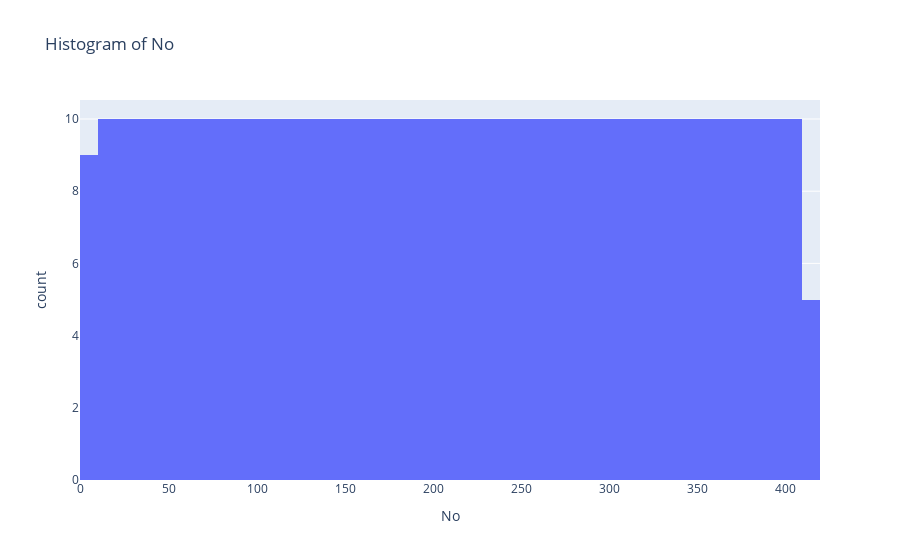
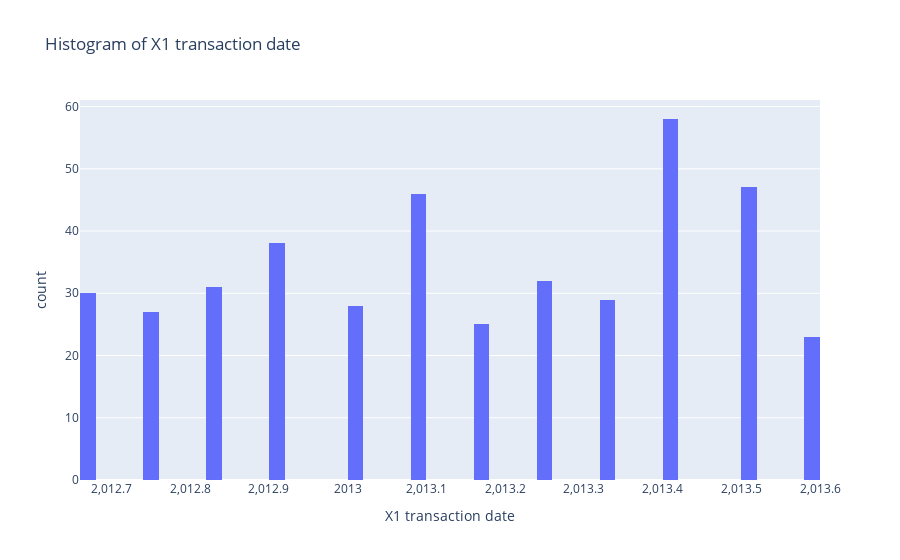
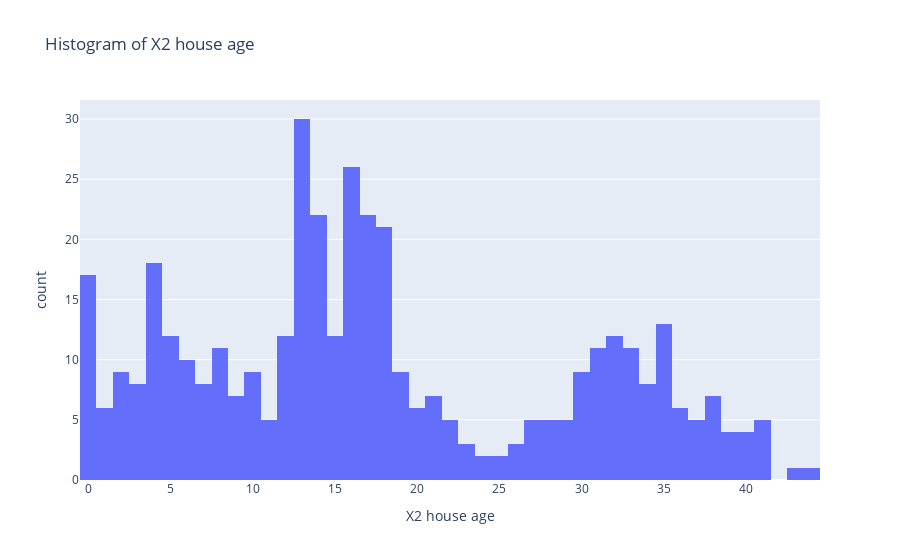
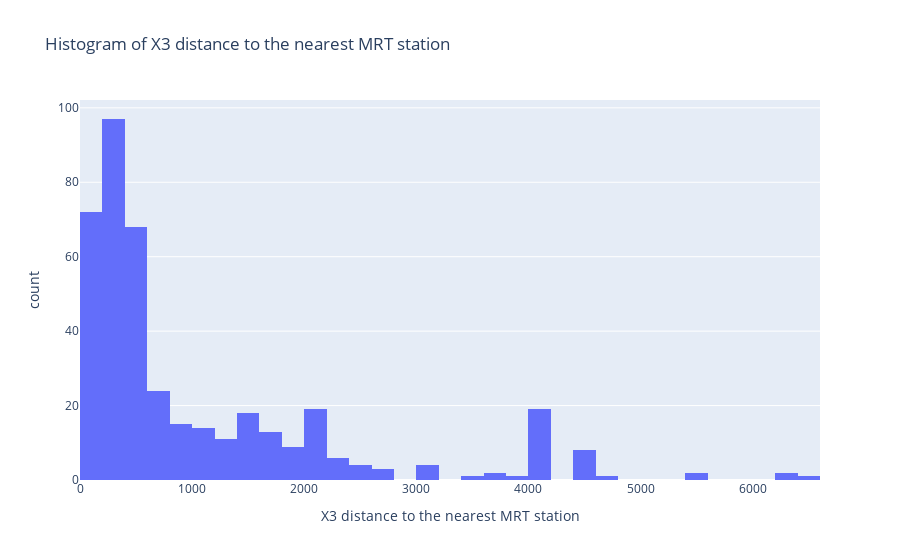

These figures' notebook cell, in order:
### Code cell
import plotly.express as px

# Loop through each column in the DataFrame
for column in df.columns:
    fig = px.histogram(df, x=column, nbins=50, title=f'Histogram of {column}')
    fig.show()

### Figure 1 — Plotly figure (JSON) as saved in the notebook; plotly's stock layout.template omitted (floating-point values rounded to 4 significant figures; data arrays with more than 128 entries replaced by an {"elided": "..."} marker saying what was removed)
{"data": [{"alignmentgroup": "True", "bingroup": "x", "hovertemplate": "No=%{x}<br>count=%{y}<extra></extra>", "legendgroup": "", "marker": {"color": "#636efa", "pattern": {"shape": ""}}, "name": "", "nbinsx": 50, "offsetgroup": "", "orientation": "v", "showlegend": false, "type": "histogram", "x": {"elided": "414 int values"}, "xaxis": "x", "yaxis": "y"}], "layout": {"autosize": true, "barmode": "relative", "legend": {"tracegroupgap": 0}, "title": {"text": "Histogram of No"}, "xaxis": {"anchor": "y", "autorange": true, "domain": [0, 1], "range": [-0.5, 419.5], "title": {"text": "No"}, "type": "linear"}, "yaxis": {"anchor": "x", "autorange": true, "domain": [0, 1], "range": [0, 10.53], "title": {"text": "count"}}}}

### Figure 2 — Plotly figure (JSON) as saved in the notebook; plotly's stock layout.template omitted (floating-point values rounded to 4 significant figures; data arrays with more than 128 entries replaced by an {"elided": "..."} marker saying what was removed)
{"data": [{"alignmentgroup": "True", "bingroup": "x", "hovertemplate": "X1 transaction date=%{x}<br>count=%{y}<extra></extra>", "legendgroup": "", "marker": {"color": "#636efa", "pattern": {"shape": ""}}, "name": "", "nbinsx": 50, "offsetgroup": "", "orientation": "v", "showlegend": false, "type": "histogram", "x": {"elided": "414 float values"}, "xaxis": "x", "yaxis": "y"}], "layout": {"autosize": true, "barmode": "relative", "legend": {"tracegroupgap": 0}, "title": {"text": "Histogram of X1 transaction date"}, "xaxis": {"anchor": "y", "autorange": true, "domain": [0, 1], "range": [2013.0, 2014.0], "title": {"text": "X1 transaction date"}, "type": "linear"}, "yaxis": {"anchor": "x", "autorange": true, "domain": [0, 1], "range": [0, 61.05], "title": {"text": "count"}}}}

### Figure 3 — Plotly figure (JSON) as saved in the notebook; plotly's stock layout.template omitted (floating-point values rounded to 4 significant figures; data arrays with more than 128 entries replaced by an {"elided": "..."} marker saying what was removed)
{"data": [{"alignmentgroup": "True", "bingroup": "x", "hovertemplate": "X2 house age=%{x}<br>count=%{y}<extra></extra>", "legendgroup": "", "marker": {"color": "#636efa", "pattern": {"shape": ""}}, "name": "", "nbinsx": 50, "offsetgroup": "", "orientation": "v", "showlegend": false, "type": "histogram", "x": {"elided": "414 float values"}, "xaxis": "x", "yaxis": "y"}], "layout": {"autosize": true, "barmode": "relative", "legend": {"tracegroupgap": 0}, "title": {"text": "Histogram of X2 house age"}, "xaxis": {"anchor": "y", "autorange": true, "domain": [0, 1], "range": [-0.5, 44.5], "title": {"text": "X2 house age"}, "type": "linear"}, "yaxis": {"anchor": "x", "autorange": true, "domain": [0, 1], "range": [0, 31.58], "title": {"text": "count"}}}}

### Figure 4 — Plotly figure (JSON) as saved in the notebook; plotly's stock layout.template omitted (floating-point values rounded to 4 significant figures; data arrays with more than 128 entries replaced by an {"elided": "..."} marker saying what was removed)
{"data": [{"alignmentgroup": "True", "bingroup": "x", "hovertemplate": "X3 distance to the nearest MRT station=%{x}<br>count=%{y}<extra></extra>", "legendgroup": "", "marker": {"color": "#636efa", "pattern": {"shape": ""}}, "name": "", "nbinsx": 50, "offsetgroup": "", "orientation": "v", "showlegend": false, "type": "histogram", "x": {"elided": "414 float values"}, "xaxis": "x", "yaxis": "y"}], "layout": {"autosize": true, "barmode": "relative", "legend": {"tracegroupgap": 0}, "title": {"text": "Histogram of X3 distance to the nearest MRT station"}, "xaxis": {"anchor": "y", "autorange": true, "domain": [0, 1], "range": [0, 6600], "title": {"text": "X3 distance to the nearest MRT station"}, "type": "linear"}, "yaxis": {"anchor": "x", "autorange": true, "domain": [0, 1], "range": [0, 102.1], "title": {"text": "count"}}}}
